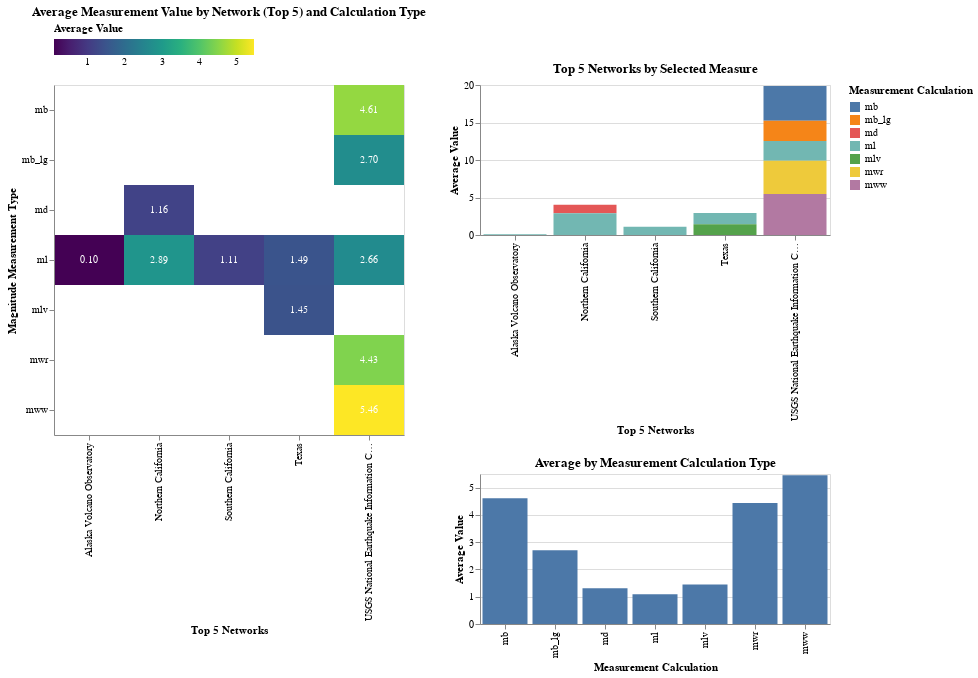

Notebook code cell kept with this figure:
### Code cell
# ------------------
# NETWORK LABELS
# ------------------

# map network codes to full names
network_labels = {
    'av': 'Alaska Volcano Observatory',
    'ci': 'Southern California',
    'nc': 'Northern California',
    'tx': 'Texas',
    'us': 'USGS National Earthquake Information Center'
}
earthquakes['net_full'] = earthquakes['net'].map(network_labels)

# aggregate average magnitude and depth by network and magType
network_magtype_avg = earthquakes.groupby(
    ['net_full', 'magType'], as_index=False
).agg({'mag':'mean','depth':'mean'})

# melt for a column 'measure' to select dynamically
network_magtype_avg = network_magtype_avg.melt(
    id_vars=['net_full','magType'],
    value_vars=['mag','depth'],
    var_name='measure_type',
    value_name='value'
)

# aggregate average by network and magnitude measurement/calculation type
network_avg = earthquakes.groupby(['net_full', 'magType'], as_index=False).agg({'mag':'mean','depth':'mean'})
network_avg = network_avg.melt(
    id_vars=['net_full','magType'],
    value_vars=['mag','depth'],
    var_name='measure_type',
    value_name='value'
)

# ------------------
# INTERACTIONS
# ------------------

# dropdown widget to choose measure
dropdown = alt.binding_select(options=['mag','depth'], name='Measure: ')
measure_param = alt.param(value='mag', bind=dropdown)

# hover selection on magType in heatmap
hover_magtype = alt.selection_point(fields=['magType'], on='pointerover', empty=True)

# ------------------
# HEATMAP OF NETWORK x MAGTYPE BY SELECTED MEASURE (mag or depth)
# ------------------

heatmap = alt.Chart(network_magtype_avg).mark_rect().encode(
    alt.X('net_full:N', title='Top 5 Networks'),
    alt.Y('magType:N', title='Magnitude Measurement Type'),
    alt.Color('value:Q', scale=alt.Scale(scheme='viridis'), legend=alt.Legend(orient='top'), title='Average Value'),
    tooltip=['net_full:N', 'magType:N', 'value:Q']
).transform_filter(
    alt.datum.measure_type == measure_param
).add_params(
    measure_param
).add_params(
    hover_magtype
).properties(
    width=350, 
    height=350, 
    title='Average Measurement Value by Network (Top 5) and Calculation Type'
)

text = heatmap.mark_text(baseline='middle', fontSize=10).encode(
    text=alt.Text('value:Q', format=".2f"),
    color=alt.value('white')
)
heatmap = heatmap + text

# ------------------
# BAR CHART: average measure (magnitude or depth) aggregated by measurement calculation
# ------------------

avg_by_magtype = earthquakes.groupby('magType', as_index=False).agg({'mag':'mean','depth':'mean'})
avg_by_magtype = avg_by_magtype.melt(
    id_vars=['magType'],
    value_vars=['mag','depth'],
    var_name='measure_type',
    value_name='value'
)

bar_magtype = alt.Chart(avg_by_magtype).mark_bar().encode(
    alt.X('magType:N', title='Measurement Calculation'),
    alt.Y('value:Q', title='Average Value'),
    opacity=alt.condition(hover_magtype, alt.value(1.0), alt.value(0.3)),
    tooltip=['magType:N','value:Q']
).transform_filter(
    alt.datum.measure_type == measure_param
).add_params(
    measure_param
).properties(
    width=350,
    height=150,
    title='Average by Measurement Calculation Type'
)

# ------------------
# BAR CHART: average measure (magnitude or depth) per top 5 networks by measurement calculation
# ------------------

bar_network = alt.Chart(network_avg).mark_bar().encode(
    alt.X('net_full:N', title='Top 5 Networks'),
    alt.Y('value:Q', title='Average Value'),
    alt.Color('magType:N', scale=alt.Scale(scheme='tableau10'), title='Measurement Calculation'),
    opacity=alt.condition(hover_magtype, alt.value(1.0), alt.value(0.3)),
    tooltip=['net_full:N', 'magType:N', 'value:Q']
).transform_filter(
    alt.datum.measure_type == measure_param
).properties(
    width=350,
    height=150,
    title='Top 5 Networks by Selected Measure'
)

# ------------------
# FINAL LAYOUT
# ------------------
view2 = (heatmap | bar_network & bar_magtype)
view2

### Figure 1 — Vega-Lite specification as saved in the notebook (floating-point values rounded to 4 significant figures)
{"$schema": "https://vega.github.io/schema/vega-lite/v5.20.1.json", "config": {"view": {"continuousHeight": 300, "continuousWidth": 300}}, "datasets": {"data-c9111463b85b25125c8dddb7e7c53a15": [{"magType": "mb", "measure_type": "mag", "value": 4.609}, {"magType": "mb_lg", "measure_type": "mag", "value": 2.7}, {"magType": "md", "measure_type": "mag", "value": 1.311}, {"magType": "ml", "measure_type": "mag", "value": 1.094}, {"magType": "mlv", "measure_type": "mag", "value": 1.45}, {"magType": "mwr", "measure_type": "mag", "value": 4.433}, {"magType": "mww", "measure_type": "mag", "value": 5.459}, {"magType": "mb", "measure_type": "depth", "value": 83.18}, {"magType": "mb_lg", "measure_type": "depth", "value": 9.939}, {"magType": "md", "measure_type": "depth", "value": 6.751}, {"magType": "ml", "measure_type": "depth", "value": 7.748}, {"magType": "mlv", "measure_type": "depth", "value": 9.975}, {"magType": "mwr", "measure_type": "depth", "value": 47.92}, {"magType": "mww", "measure_type": "depth", "value": 67.72}], "data-f425c49b1609825c63a9ce92d152a053": [{"magType": "ml", "measure_type": "mag", "net_full": "Alaska Volcano Observatory", "value": 0.09796}, {"magType": "md", "measure_type": "mag", "net_full": "Northern California", "value": 1.157}, {"magType": "ml", "measure_type": "mag", "net_full": "Northern California", "value": 2.89}, {"magType": "ml", "measure_type": "mag", "net_full": "Southern California", "value": 1.115}, {"magType": "ml", "measure_type": "mag", "net_full": "Texas", "value": 1.487}, {"magType": "mlv", "measure_type": "mag", "net_full": "Texas", "value": 1.45}, {"magType": "mb", "measure_type": "mag", "net_full": "USGS National Earthquake Information Center", "value": 4.609}, {"magType": "mb_lg", "measure_type": "mag", "net_full": "USGS National Earthquake Information Center", "value": 2.7}, {"magType": "ml", "measure_type": "mag", "net_full": "USGS National Earthquake Information Center", "value": 2.656}, {"magType": "mwr", "measure_type": "mag", "net_full": "USGS National Earthquake Information Center", "value": 4.433}, {"magType": "mww", "measure_type": "mag", "net_full": "USGS National Earthquake Information Center", "value": 5.459}, {"magType": "ml", "measure_type": "depth", "net_full": "Alaska Volcano Observatory", "value": 4.474}, {"magType": "md", "measure_type": "depth", "net_full": "Northern California", "value": 3.84}, {"magType": "ml", "measure_type": "depth", "net_full": "Northern California", "value": 16.2}, {"magType": "ml", "measure_type": "depth", "net_full": "Southern California", "value": 8.584}, {"magType": "ml", "measure_type": "depth", "net_full": "Texas", "value": 7.143}, {"magType": "mlv", "measure_type": "depth", "net_full": "Texas", "value": 9.975}, {"magType": "mb", "measure_type": "depth", "net_full": "USGS National Earthquake Information Center", "value": 83.18}, {"magType": "mb_lg", "measure_type": "depth", "net_full": "USGS National Earthquake Information Center", "value": 9.939}, {"magType": "ml", "measure_type": "depth", "net_full": "USGS National Earthquake Information Center", "value": 17.96}, {"magType": "mwr", "measure_type": "depth", "net_full": "USGS National Earthquake Information Center", "value": 47.92}, {"magType": "mww", "measure_type": "depth", "net_full": "USGS National Earthquake Information Center", "value": 67.72}]}, "hconcat": [{"data": {"name": "data-f425c49b1609825c63a9ce92d152a053"}, "height": 350, "layer": [{"encoding": {"color": {"field": "value", "legend": {"orient": "top"}, "scale": {"scheme": "viridis"}, "title": "Average Value", "type": "quantitative"}, "tooltip": [{"field": "net_full", "type": "nominal"}, {"field": "magType", "type": "nominal"}, {"field": "value", "type": "quantitative"}], "x": {"field": "net_full", "title": "Top 5 Networks", "type": "nominal"}, "y": {"field": "magType", "title": "Magnitude Measurement Type", "type": "nominal"}}, "mark": {"type": "rect"}, "name": "view_2", "title": "Average Measurement Value by Network (Top 5) and Calculation Type", "transform": [{"filter": "(datum.measure_type === param_3)"}]}, {"encoding": {"color": {"value": "white"}, "text": {"field": "value", "format": ".2f", "type": "quantitative"}, "tooltip": [{"field": "net_full", "type": "nominal"}, {"field": "magType", "type": "nominal"}, {"field": "value", "type": "quantitative"}], "x": {"field": "net_full", "title": "Top 5 Networks", "type": "nominal"}, "y": {"field": "magType", "title": "Magnitude Measurement Type", "type": "nominal"}}, "mark": {"baseline": "middle", "fontSize": 10, "type": "text"}, "title": "Average Measurement Value by Network (Top 5) and Calculation Type", "transform": [{"filter": "(datum.measure_type === param_3)"}]}], "width": 350}, {"vconcat": [{"data": {"name": "data-f425c49b1609825c63a9ce92d152a053"}, "encoding": {"color": {"field": "magType", "scale": {"scheme": "tableau10"}, "title": "Measurement Calculation", "type": "nominal"}, "opacity": {"condition": {"empty": true, "param": "param_4", "value": 1}, "value": 0.3}, "tooltip": [{"field": "net_full", "type": "nominal"}, {"field": "magType", "type": "nominal"}, {"field": "value", "type": "quantitative"}], "x": {"field": "net_full", "title": "Top 5 Networks", "type": "nominal"}, "y": {"field": "value", "title": "Average Value", "type": "quantitative"}}, "height": 150, "mark": {"type": "bar"}, "title": "Top 5 Networks by Selected Measure", "transform": [{"filter": "(datum.measure_type === param_3)"}], "width": 350}, {"data": {"name": "data-c9111463b85b25125c8dddb7e7c53a15"}, "encoding": {"opacity": {"condition": {"empty": true, "param": "param_4", "value": 1}, "value": 0.3}, "tooltip": [{"field": "magType", "type": "nominal"}, {"field": "value", "type": "quantitative"}], "x": {"field": "magType", "title": "Measurement Calculation", "type": "nominal"}, "y": {"field": "value", "title": "Average Value", "type": "quantitative"}}, "height": 150, "mark": {"type": "bar"}, "title": "Average by Measurement Calculation Type", "transform": [{"filter": "(datum.measure_type === param_3)"}], "width": 350}]}], "params": [{"bind": {"input": "select", "name": "Measure: ", "options": ["mag", "depth"]}, "name": "param_3", "value": "mag"}, {"name": "param_4", "select": {"fields": ["magType"], "on": "pointerover", "type": "point"}, "views": ["view_2"]}]}
